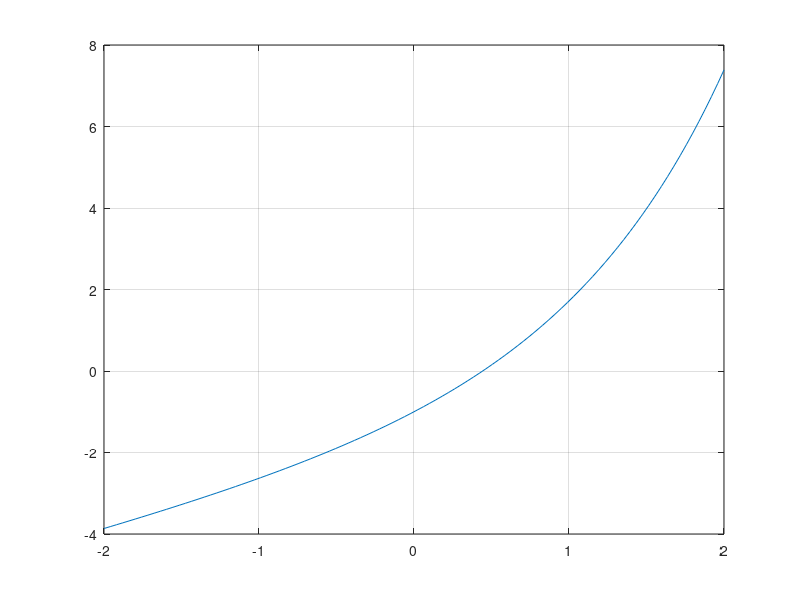

The MATLAB source for this figure: (Note: this script raises an error after producing the figure.)
clear all;
clc;

% DATI
f = @(x) exp(x) - 2 + x;
Df = @(x) exp(x) + 1;
x = linspace(-2, 2);
x0 = 0;
toll = 10^(-6);
sol = 0.442854401002389;

% PUNTO 1
figure(1)
plot(x, f(x));
grid on;

% PUNTO 2
[x, xall , iter] = newton(f, Df, x0, toll, 1000);

% PUNTO 3
err = abs(sol - xall)/abs(sol);

% PUNTO 4
figure(2)
semilogy(err)